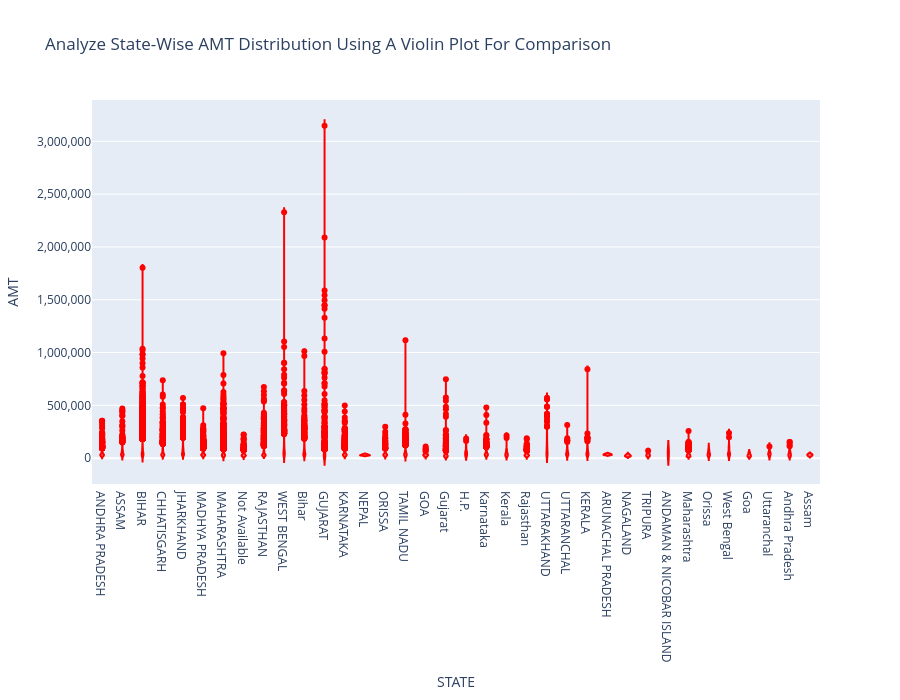

Notebook source saved alongside this figure:
### Code cell
fig = go.Figure()

fig.add_trace(go.Violin(x = df["STATE"], y=df["AMT"],marker_color = "red"
                       ))
fig.update_layout( title = "Analyze State-Wise AMT Distribution Using A Violin Plot For Comparison",
                   xaxis_title = "STATE",
                   yaxis_title = "AMT",
                   yaxis_tickformat=(","),
                   height = 700
                 )
fig.show()

### Figure 1 — Plotly figure (JSON) as saved in the notebook; plotly's stock layout.template omitted (floating-point values rounded to 4 significant figures; data arrays with more than 128 entries replaced by an {"elided": "..."} marker saying what was removed)
{"data": [{"marker": {"color": "red"}, "type": "violin", "x": {"elided": "28603 str values"}, "y": {"elided": "28603 float values"}}], "layout": {"height": 700, "title": {"text": "Analyze State-Wise AMT Distribution Using A Violin Plot For Comparison"}, "xaxis": {"title": {"text": "STATE"}}, "yaxis": {"tickformat": ",", "title": {"text": "AMT"}}}}
